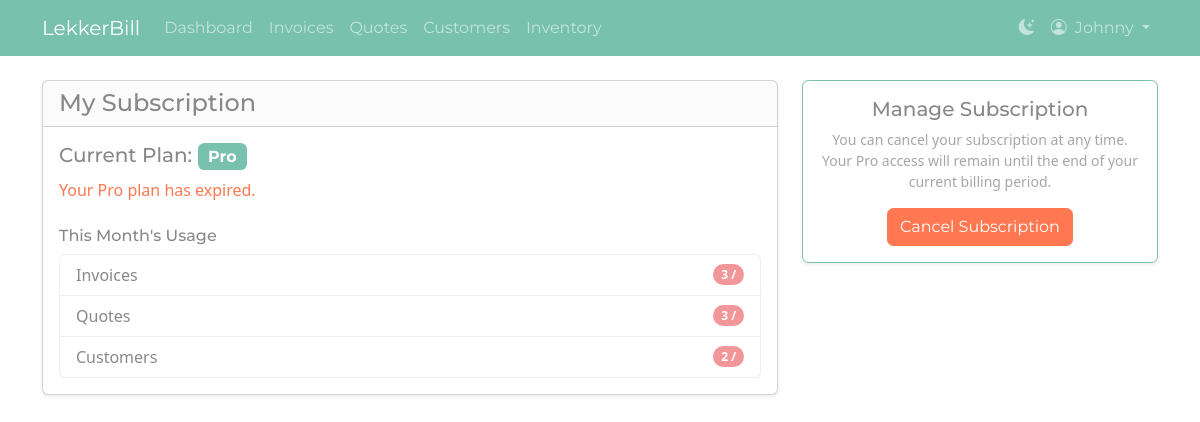
The app's page /subscription/ (signed in), older data.
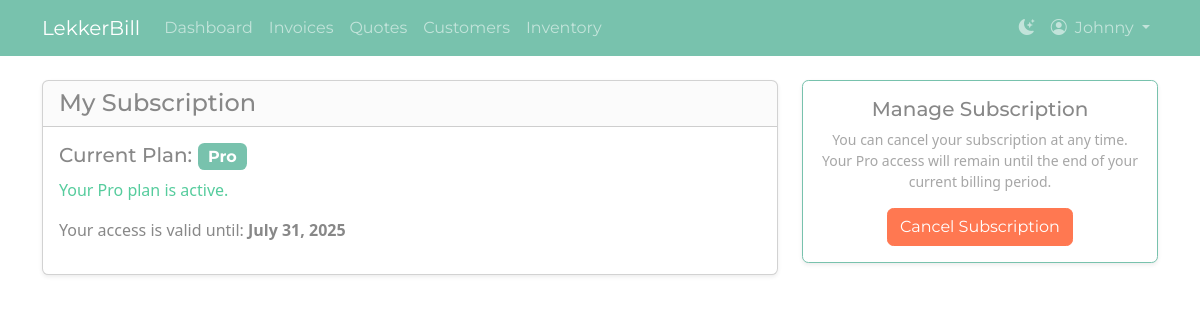
The same page, newer data.
### invoices/models.py (models this page shows, shortened)
class Subscription(models.Model):
    PLAN_CHOICES = (
        ('free', 'Free'),
        ('pro', 'Pro'),
    )
    STATUS_CHOICES = (
        ('active', 'Active'),
        ('cancelled', 'Cancelled'),
    )
    profile = models.OneToOneField(Profile, on_delete=models.CASCADE)
    plan = models.CharField(max_length=20, choices=PLAN_CHOICES, default='free')
    payfast_token = models.CharField(max_length=255, blank=True, null=True, unique=True,
                                     help_text="Unique token for the recurring billing agreement from PayFast.")
    status = models.CharField(max_length=20, choices=STATUS_CHOICES, default='active',
                              help_text="Status of the subscription.")
    subscription_end_date = models.DateField(blank=True, null=True,
                                             help_text="The date when the current subscription period ends.")
    @property
    def is_currently_active(self):
        if self.plan == 'free':
            return True
        if self.plan == 'pro' and self.subscription_end_date:
            return self.subscription_end_date >= timezone.now().date()
        return False

### invoices/views.py (the view)
# urls.py: path('subscription/', views.subscription_detail, name='subscription_detail'),
@login_required
def subscription_detail(request):
    subscription = request.user.profile.subscription
    context = {
        'title': 'My Subscription',
        'subscription': subscription,
        'pro_plan_price': settings.PRO_PLAN_PRICE,
    }
    if not subscription.is_currently_active:
        today = timezone.now()
        start_of_month = today.replace(day=1, hour=0, minute=0, second=0, microsecond=0)
        invoice_count = Invoice.objects.filter(user=request.user, created_at__gte=start_of_month).count()
        quote_count = Quote.objects.filter(user=request.user, created_at__gte=start_of_month).count()
        customer_count = Customer.objects.filter(user=request.user, created_at__gte=start_of_month).count()
        context.update({
            'invoice_count': invoice_count,
            'quote_count': quote_count,
            'customer_count': customer_count,
        })
    return render(request, 'invoices/subscription_detail.html', context)

### invoices/templates/invoices/subscription_detail.html (shortened to what this page needs)
{% extends "invoices/base.html" %}
{% block content %}
<div class="row">
    <div class="col-md-8">
        <div class="card shadow-sm">
            <div class="card-header">
                <h1 class="h4 mb-0">{{ title }}</h1>
            </div>
            <div class="card-body">
                <h2 class="h5">Current Plan: <span class="badge bg-primary fs-6">{{ subscription.get_plan_display }}</span></h2>
                {% if subscription.plan == 'pro' %}
                    {% if subscription.is_currently_active %}
                        <p class="text-success">Your Pro plan is active.</p>
                        {% if subscription.subscription_end_date %}
                            <p>Your access is valid until: <strong>{{ subscription.subscription_end_date|date:"F j, Y" }}</strong></p>
                        {% endif %}
                    {% else %}
                        <p class="text-danger">Your Pro plan has expired.</p>
                    {% endif %}
                {% else %}
                     <p>Your free plan allows you to create up to {{ settings.FREE_PLAN_ITEM_LIMIT }} of each item (invoices, quotes, and customers) per month.</p>
                {% endif %}
                {% if not subscription.is_currently_active %}
                <div class="mt-4">
                    <h3 class="h6">This Month's Usage</h3>
                    <ul class="list-group">
                        <li class="list-group-item d-flex justify-content-between align-items-center">
                            Invoices
                            <span class="badge bg-secondary rounded-pill">{{ invoice_count }} / {{ settings.FREE_PLAN_ITEM_LIMIT }}</span>
                        </li>
                        <li class="list-group-item d-flex justify-content-between align-items-center">
                            Quotes
                            <span class="badge bg-secondary rounded-pill">{{ quote_count }} / {{ settings.FREE_PLAN_ITEM_LIMIT }}</span>
                        </li>
                        <li class="list-group-item d-flex justify-content-between align-items-center">
                            Customers
                            <span class="badge bg-secondary rounded-pill">{{ customer_count }} / {{ settings.FREE_PLAN_ITEM_LIMIT }}</span>
                        </li>
                    </ul>
                </div>
                {% endif %}
            </div>
        </div>
    </div>
    <div class="col-md-4">
        {% if subscription.plan == 'pro' %}
            <div class="card shadow-sm border-primary">
                <div class="card-body text-center">
                    <h5 class="card-title">Manage Subscription</h5>
                    {% if subscription.status == 'active' %}
                        <p class="card-text small text-muted">You can cancel your subscription at any time. Your Pro access will remain until the end of your current billing period.</p>
                        <form action="{% url 'cancel_subscription' %}" method="post" onsubmit="return confirm('Are you sure you want to cancel your subscription?');">
                            <button type="submit" class="btn btn-danger">Cancel Subscription</button>
                        </form>
                    {% elif subscription.status == 'cancelled' %}
                        <p class="card-text small text-muted">Your subscription is set to cancel on {{ subscription.subscription_end_date|date:"F j, Y" }}.</p>
                        <form action="{% url 'reactivate_subscription' %}" method="post">
                            {% csrf_token %}
                            <button type="submit" class="btn btn-info">Reactivate Subscription</button>
                        </form>
                    {% endif %}
                </div>
            </div>
        {% endif %}
    </div>
</div>
{% endblock %}

### invoices/templates/invoices/base.html (shortened to what this page needs)
{% load static %}
<!DOCTYPE html>
<html lang="en">
<head>
    <link rel="stylesheet" href="https://cdn.jsdelivr.net/npm/bootstrap-icons@1.11.3/font/bootstrap-icons.min.css">
    <link id="theme-light" rel="stylesheet" href="https://bootswatch.com/5/minty/bootstrap.min.css">
    <link id="theme-dark" rel="stylesheet" href="https://bootswatch.com/5/superhero/bootstrap.min.css" disabled>
    <link href="https://cdn.jsdelivr.net/npm/tom-select@2.3.1/dist/css/tom-select.bootstrap5.css" rel="stylesheet">
</head>
<body>
    <nav class="navbar navbar-expand-lg" id="main-navbar">
        <div class="container">
            <a class="navbar-brand" href="{% url 'dashboard' %}">LekkerBill</a>
            <div class="collapse navbar-collapse" id="navbarNav">
                {% if user.is_authenticated %}
                <ul class="navbar-nav me-auto mb-2 mb-lg-0">
                    <li class="nav-item">
                        <a class="nav-link" href="{% url 'dashboard' %}">Dashboard</a>
                    </li>
                    <li class="nav-item">
                        <a class="nav-link" href="{% url 'invoice_list' %}">Invoices</a>
                    </li>
                    <li class="nav-item">
                        <a class="nav-link" href="{% url 'quote_list' %}">Quotes</a>
                    </li>
                    <li class="nav-item">
                        <a class="nav-link" href="{% url 'customer_list' %}">Customers</a>
                    </li>
                    <li class="nav-item">
                        <a class="nav-link" href="{% url 'inventory_list' %}">Inventory</a>
                    </li>
                </ul>
                <ul class="navbar-nav">
                    <li class="nav-item">
                        <a href="#" class="nav-link" id="theme-toggler" title="Toggle theme">
                            <i class="bi" id="theme-icon"></i>
                        </a>
                    </li>
                    <li class="nav-item dropdown">
                        <a class="nav-link dropdown-toggle" href="#" role="button" data-bs-toggle="dropdown" aria-expanded="false">
                            <i class="bi-person-circle me-1"></i> {{ user.username }}
                        </a>
                    </li>
                </ul>
                {% endif %}
            </div>
        </div>
    </nav>
    <main class="container mt-4">
        {% block content %}{% endblock %}
    </main>
</body>
</html>

Row changes from the older to the newer data that the page shows:
changed Subscription "Pro": subscription_end_date (not shown) → "July 31, 2025"
Text that changed along with them:
{{ invoice_count }}: "3" → (not shown)
{{ quote_count }}: "3" → (not shown)
{{ customer_count }}: "2" → (not shown)
text no longer shown: "Your Pro plan has expired. This Month's Usage Invoices / Quotes / Customers /"
text now shown: "Your Pro plan is active. Your access is valid until:"
